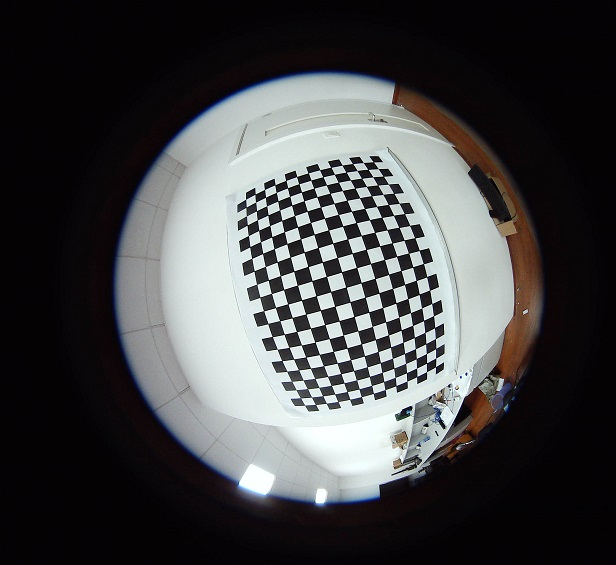
#> input picture Shi-Tomashi_Corner_Detection/test1.jpg, 616 x 565 px
$ jupyter execute 19520197.ipynb
#> lines starting #> are read from the running program, lines starting #| are printed output that depends on the picture; after the words box and inside, x2 and y2 are one past the last pixel; in counts of white or black regions, pixels touching at a corner belong together
[cell 1]
import numpy as np
import cv2 as cv
from matplotlib import pyplot as plt

[cell 2]
def showImage(image):
    image = cv.cvtColor(image, cv.COLOR_BGR2RGB)
    plt.imshow(image)
    plt.show()

[cell 3]
dataset = ['test1.jpg', 'test2.jpg', 'test3.jpg','test4.jpg']

[cell 4]
for name in dataset:
    img = cv.imread(name)
#> img is the input picture: shape (565, 616, 3); mean B, G, R 71.3, 70.2, 69.8
    gray = cv.cvtColor(img,cv.COLOR_BGR2GRAY)
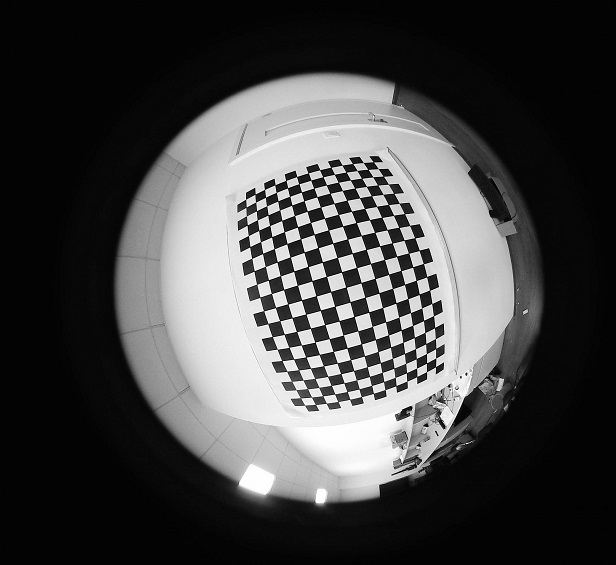
#> gray: shape (565, 616); min 0, max 255, mean 70.3
    corners = cv.goodFeaturesToTrack(gray,100,0.01,10)
#> corners = 100 rows, first 8: [246, 227], [400, 332], [348, 173], [279, 199], [340, 183], [397, 301], [399, 317], [397, 384]
    corners = np.int0(corners)
    for i in corners:
        x,y = i.ravel()
        cv.circle(img,(x,y),3,255,-1)
#> this loop made 100 passes
#> (x, y) on passes 1 to 12: (246, 227), (400, 332), (348, 173), (279, 199), (340, 183), (397, 301), (399, 317), (397, 384), (253, 273), (266, 196), (276, 183), (288, 187)
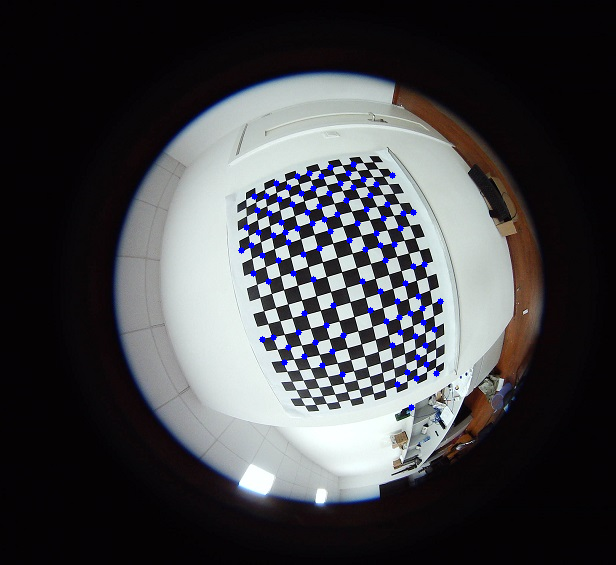
#> img: shape (565, 616, 3); 0.83% of pixels changed, all inside (x1, y1, x2, y2) = (238, 161, 444, 411)
    plt.imshow(img),plt.show()
#> pass 2 of the loop `for name in dataset:`:
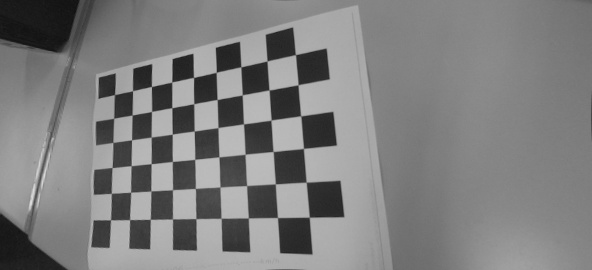
#> input picture Shi-Tomashi_Corner_Detection/test2.jpg, 592 x 270 px
#> img is the input picture: shape (270, 592, 3); min 16, max 219, mean 126.5
#> gray: shape (270, 592)
#> corners = 100 rows, first 8: [217, 71], [193, 78], [171, 83], [150, 88], [173, 133], [240, 68], [99, 97], [243, 94]
#> the loop `for i in corners:` made 100 passes
#> after the loop `for i in corners:`:
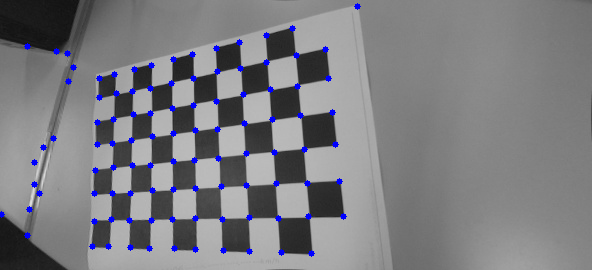
#> img: shape (270, 592, 3); 1.81% of pixels changed, all inside (x1, y1, x2, y2) = (0, 3, 361, 257)
#> pass 3 of the loop `for name in dataset:`:
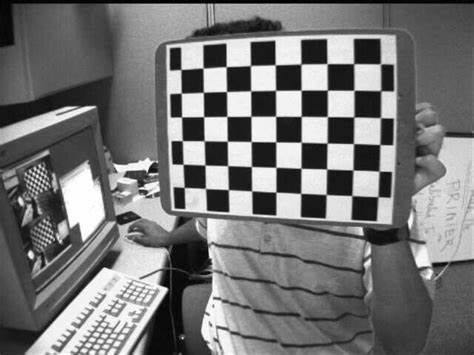
#> input picture Shi-Tomashi_Corner_Detection/test3.jpg, 474 x 355 px
#> img is the input picture: shape (355, 474, 3); min 0, max 255, mean 117.1
#> gray: shape (355, 474)
#> corners = 100 rows, first 8: [203, 116], [204, 69], [228, 142], [226, 91], [206, 166], [182, 338], [275, 193], [302, 89]
#> the loop `for i in corners:` made 100 passes
#> after the loop `for i in corners:`:
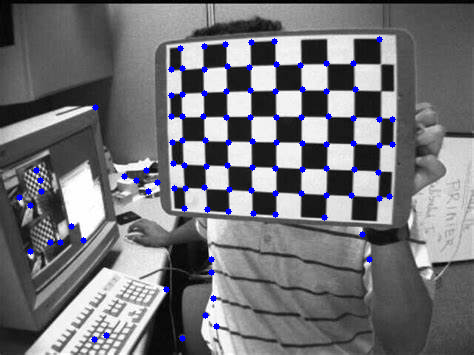
#> img: shape (355, 474, 3); 1.72% of pixels changed, all inside (x1, y1, x2, y2) = (16, 36, 396, 343)
#> the loop made 4 passes; the first 3 are shown
